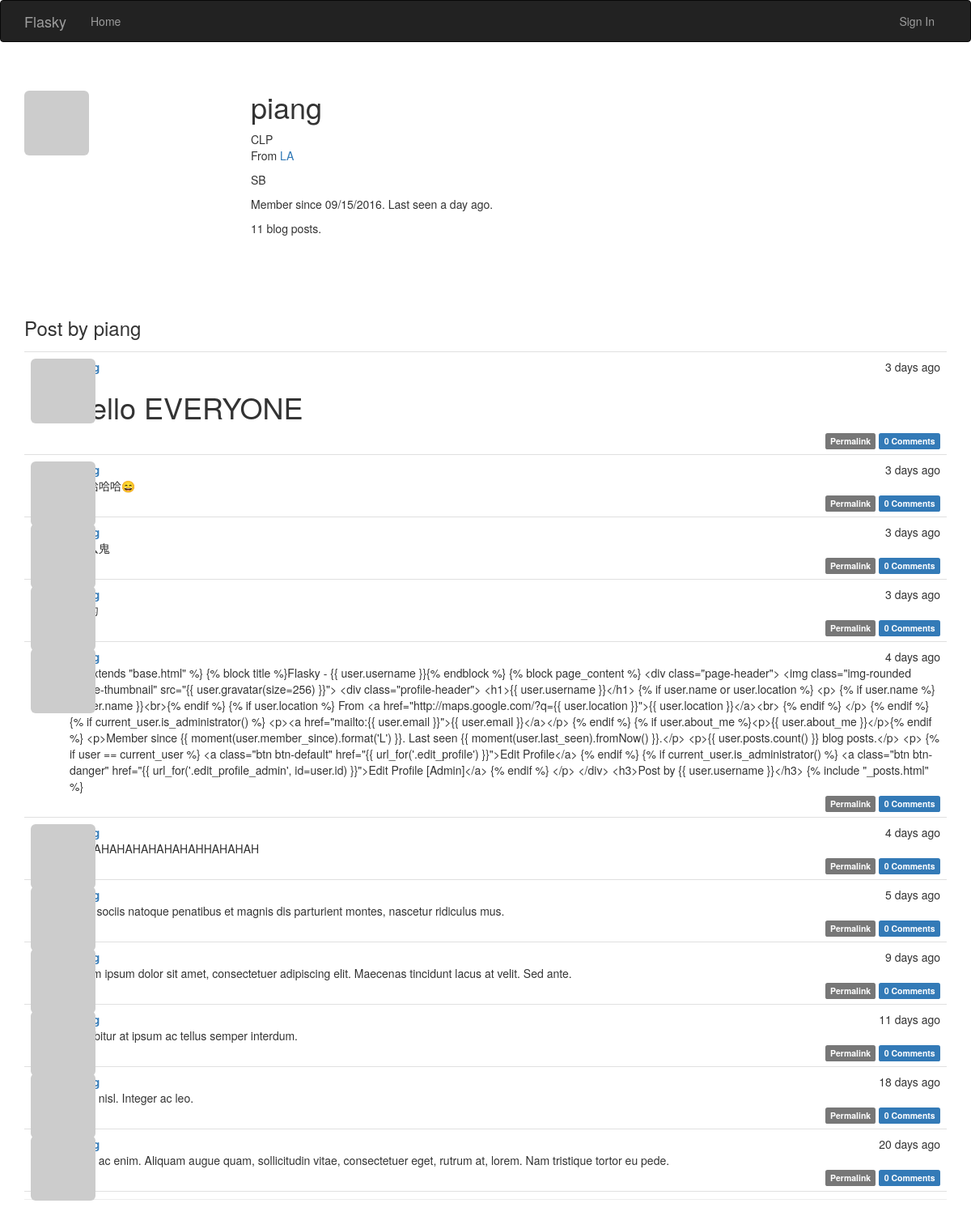
The app's page /user/piang, older data.
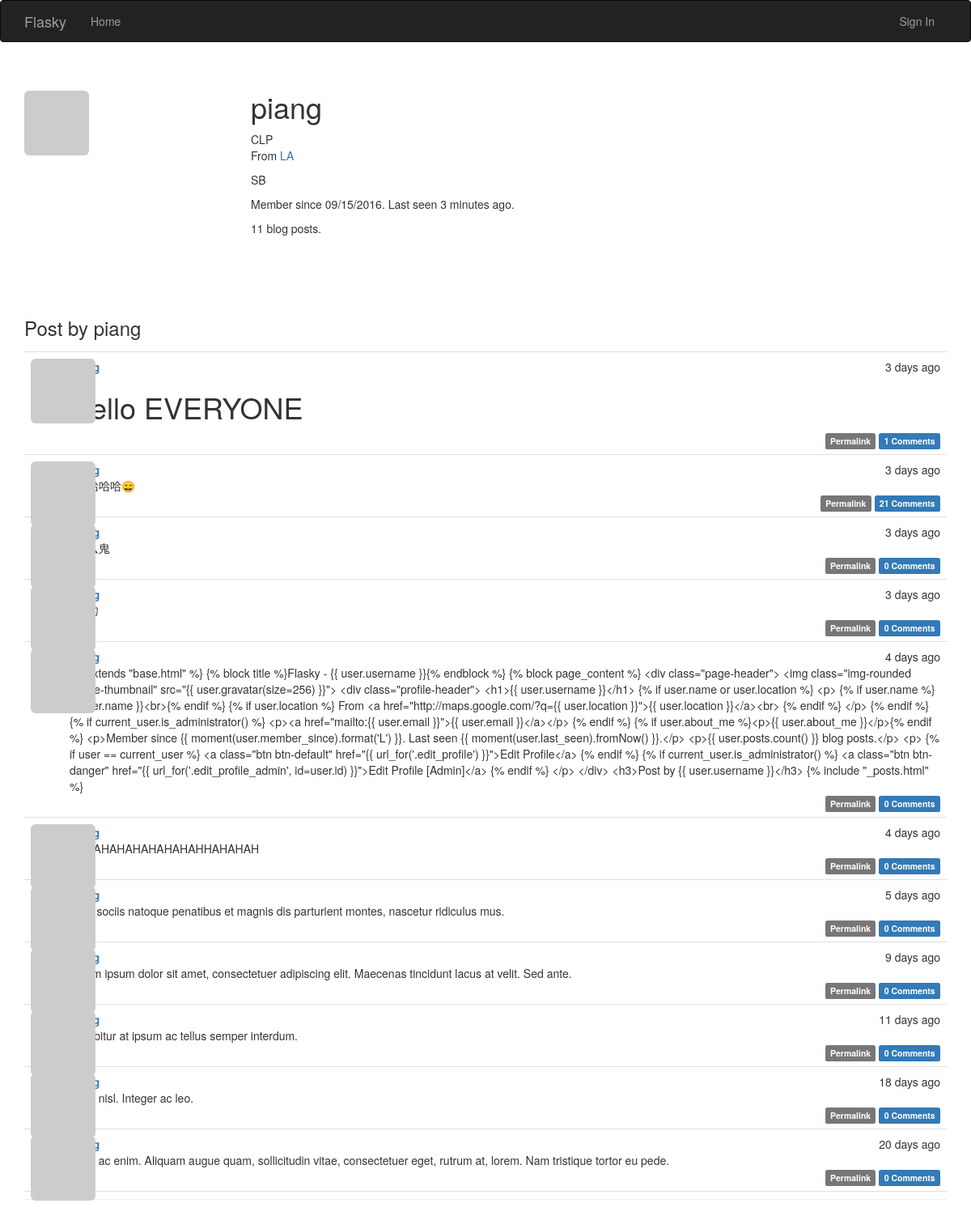
The same page, newer data.
### app/models.py (models this page shows, shortened)
class User(UserMixin, db.Model):
    __tablename__ = 'users'
    id = db.Column(db.Integer, primary_key=True)
    email = db.Column(db.String(64), unique=True, index=True)
    username = db.Column(db.String(64), unique=True, index=True)
    role_id = db.Column(db.Integer, db.ForeignKey('roles.id'))
    password_hash = db.Column(db.String(128))
    confirmed = db.Column(db.Boolean, default=False)
    name = db.Column(db.String(64))  # 真实姓名
    location = db.Column(db.String(64))  # 所在地
    about_me = db.Column(db.Text())  # 个人简介
    member_since = db.Column(db.DateTime(), default=datetime.utcnow)
    last_seen = db.Column(db.DateTime(), default=datetime.utcnow)  # 最后访问日期
    comments = db.relationship('Comment', backref='author', lazy='dynamic')
    avatar_hash = db.Column(db.String(32))
    posts = db.relationship('Post', backref='author', lazy='dynamic')
    followers = db.relationship('Follow', foreign_keys=[Follow.followed_id],
                                backref=db.backref('followed', lazy='joined'),
                                lazy='dynamic',
                                cascade='all, delete-orphan')
    followed = db.relationship('Follow', foreign_keys=[Follow.follower_id],
                               backref=db.backref('follower', lazy='joined'),
                               lazy='dynamic',
                               cascade='all, delete-orphan')
    @property
    def password(self):
        raise AttributeError('password is not a readable attribute')
    def gravatar(self, size=100, default='identicon', rating='g'):
        if request.is_secure:
            url = 'https://secure.gravatar.com/avatar'
        else:
            url = 'http://www.gravatar.com/avatar'
        hash = self.avatar_hash or hashlib.md5(
            self.email.encode('utf-8')).hexdigest()
        return '{url}/{hash}?s={size}&d={default}&r={rating}'.format(
            url=url, hash=hash, size=size, default=default, rating=rating)

class Post(db.Model):
    __tablename__ = 'posts'
    id = db.Column(db.Integer, primary_key=True)
    body = db.Column(db.Text)
    body_html = db.Column(db.Text)
    timestamp = db.Column(db.DateTime, index=True, default=datetime.utcnow)
    author_id = db.Column(db.Integer, db.ForeignKey('users.id'))
    comments = db.relationship('Comment', backref='post', lazy='dynamic')

### app/main/views.py (the view)
@main.route('/user/<username>')
def user(username):
    user = User.query.filter_by(username=username).first()
    posts = user.posts.order_by(Post.timestamp.desc()).all()
    return render_template('user.html', user=user, posts=posts)

### app/auth/views.py (called while the page is built)
@auth.before_app_request
def before_request():
    if current_user.is_authenticated:
        current_user.ping()
        if not current_user.confirmed\
                and request.endpoint[:5] != 'auth.'\
                and request.endpoint != 'static':
            return redirect(url_for('auth.unconfirmed'))

### app/main/__init__.py (called while the page is built)
@main.app_context_processor
def injict_permissions():
    return dict(Permission=Permission)

### app/models.py (called while the page is built)
    def can(self, permission):
        return False

    def is_administrator(self):
        return self.can(Permission.ADMINISTER)

### app/templates/user.html (shortened to what this page needs)
{% extends "base.html" %}
{% block page_content %}
<div class="page-header">
    <img class="img-rounded profile-thumbnail" src="{{ user.gravatar(size=256) }}">
    <div class="profile-header">
        <h1>{{ user.username }}</h1>
        {% if user.name or user.location %}
        <p>
            {% if user.name %}{{ user.name }}<br>{% endif %}
            {% if user.location %}
                From <a href="http://maps.google.com/?q={{ user.location }}">{{ user.location }}</a><br>
            {% endif %}
        </p>
        {% endif %}
        {% if user.about_me %}<p>{{ user.about_me }}</p>{% endif %}
        <p>Member since {{ moment(user.member_since).format('L') }}. Last seen {{ moment(user.last_seen).fromNow() }}.</p>
        <p>{{ user.posts.count() }} blog posts.</p>
    </div>
    <h3>Post by {{ user.username }}</h3>
    {% include "_posts.html" %}
</div>
{% endblock %}

### app/templates/base.html (shortened to what this page needs)
{% extends "bootstrap/base.html" %}
{% block head %}
{{ super() }}
<link rel="stylesheet" type="text/css" href="{{ url_for('static',filename='styles.css') }}">
{% endblock %}
{% block navbar %}
<div class="navbar navbar-inverse" role="navigation">
    <div class="container">
        <div class="navbar-header">
            <a class="navbar-brand" href="/">Flasky</a>
        </div>
        <div class="navbar-collapse collapse">
            <ul class="nav navbar-nav">
                <li><a href="/">Home</a></li>
            </ul>
            <ul class="nav navbar-nav navbar-right">
                {% if current_user.is_authenticated %}
                    {% if current_user.can(Permission.MODERATE_COMMENTS) %}
                    <li><a href="{{ url_for('main.moderate') }}">Moderate Comments</a></li>
                    {% endif %}
                    <li class="dropdown">
                        <a href="#" class="dropdown-toggle" data-toggle="dropdown">
                        <img src="{{ current_user.gravatar(size=18) }}">
                        {{ current_user.username }}
                            <b class="caret"></b>
                        </a>
                        <ul class="dropdown-menu">
                            <li><a href="{{ url_for('auth.modifypassword' )}}">Modify Password</a></li>
                            <li class="divider"></li>
                            <li><a href="{{ url_for('auth.send_changeemail' )}}">Change Email</a></li>
                        </ul>
                            <li class="divider"></li>
                            <li><a href="{{ url_for('auth.logout' )}}">Sign Out</a></li>
                        </ul>
                    </li>
                {% else %}
                <li><a href="{{ url_for('auth.login') }}">Sign In</a></li>
                {% endif %}
            </ul>
        </div>
    </div>
</div>
{% endblock %}
{% block content %}
<div class="container">
    {% block page_content %}{% endblock %}
</div>
{% endblock %}

### app/templates/_posts.html (shortened to what this page needs)
<ul class="posts">
    {% for post in posts %}
    <li class="post">
        <div class="post-thumbnail">
            <a href="{{ url_for('.user',username=post.author.username) }}">
                <img class="img-rounded profile-thumbnail" src="{{ post.author.gravatar(size=40) }}">
            </a>
        </div>
        <div class="post-content">
            <div class="post-date">
                {{ moment(post.timestamp).fromNow()}}
            </div>
            <div class="post-author">
                <a href="{{ url_for('.user',username=post.author.username) }}">{{ post.author.username }}</a>
            </div>
            <div class="post-body">
            {% if post.body_html %}
                {{ post.body_html | safe }}
            {% else %}
                {{ post.body }}
            {% endif %}</div>
            <div class="post-footer">
                <a href="{{ url_for('.post',id=post.id) }}">
                    <span class="label label-default">Permalink</span>
                </a>
                <a href="{{ url_for('.post',id=post.id) }}#comments">
                    <span class="label label-primary">{{post.comments.count()}} Comments </span>
                </a>
            </div>
        </div>
    </li>
    {% endfor %}
</ul>

### app/static/styles.css (style rules this page uses)
.profile-thumbnail { position: absolute; }
.profile-header { min-height: 260px; margin-left: 280px; }
ul.posts { list-style-type: none; padding: 0px; margin: 16px 0px 0px 0px; border-top: 1px solid #e0e0e0; }
ul.posts li.post { padding: 8px; border-bottom: 1px solid #e0e0e0; }
div.post-date { float: right; }
div.post-author { font-weight: bold; }
div.post-thumbnail { position: absolute; }
div.post-content { margin-left: 48px; min-height: 48px; }
div.post-footer { text-align: right; }

Row changes from the older to the newer data that the page shows:
changed User "piang": last_seen "a day ago" → "3 minutes ago"
computed for Post "Hello EVERYONE": comments.count "0" → "1"
computed for Post "#哈哈哈哈😄": comments.count "0" → "21"
